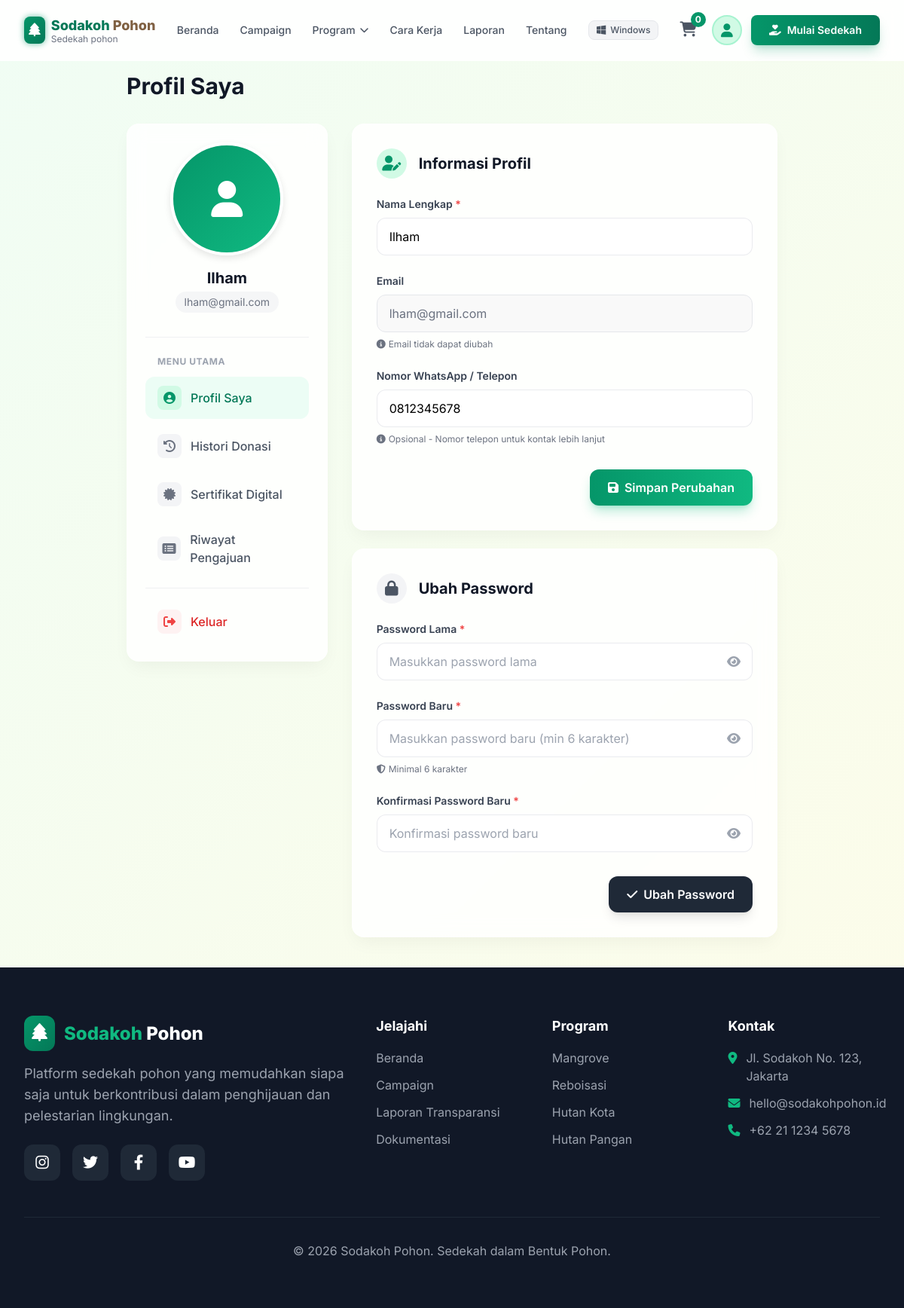
/users/profile.php (signed in), run on the app's committed database.
### tables this page shows
CREATE TABLE `users` (
  `id` int(11) NOT NULL,
  `name` varchar(255) NOT NULL,
  `email` varchar(255) NOT NULL,
  `password` varchar(255) NOT NULL,
  `phone` varchar(20) DEFAULT NULL,
  `avatar` varchar(255) DEFAULT NULL,
  `role` enum('user','admin') DEFAULT 'user',
  `created_at` datetime DEFAULT NULL,
  `updated_at` datetime DEFAULT NULL,
  `last_login` datetime DEFAULT NULL
);

### users/profile.php (the view, shortened to what this page needs)
<?php
$user_id = $_SESSION['user_id'] ?? null;
$user_name = $_SESSION['user_name'] ?? 'User';
$user_email = $_SESSION['user_email'] ?? '';
$user_phone = $_SESSION['user_phone'] ?? '';
$user_avatar = $_SESSION['user_avatar'] ?? null;
if ($user_id) {
    $conn = getDB();
    $result = $conn->query("SELECT name, email, phone, avatar FROM users WHERE id = {$user_id} LIMIT 1");
    if ($result && $result->num_rows > 0) {
        $user = $result->fetch_assoc();
        $user_name = $user['name'];
        $user_email = $user['email'];
        $user_phone = $user['phone'] ?? '';
        $user_avatar = $user['avatar'] ?? null;
    }
}
?>
<!DOCTYPE html>
<html lang="id">
<head>
    <script src="https://cdn.tailwindcss.com"></script>
    <link rel="stylesheet" href="https://cdnjs.cloudflare.com/ajax/libs/font-awesome/6.4.0/css/all.min.css">
</head>
<body class="antialiased">
    <?php include '../includes/header.php'; ?>
    <div class="pt-24 max-w-4xl mx-auto px-4 py-10">
        <h1 class="text-3xl font-bold text-gray-900 mb-8">Profil Saya</h1>
        <div class="grid grid-cols-1 lg:grid-cols-3 gap-8">
            <div class="lg:col-span-1">
                <div class="glass-card rounded-2xl p-6 sticky top-24 animate-fade-in" style="animation-delay: 0.1s; opacity: 0;">
                    <div class="text-center">
                        <div class="relative inline-block mb-4 group cursor-pointer" onclick="document.getElementById('avatarInput').click()">
                            <?php if ($user_avatar && file_exists('../' . $user_avatar)): ?>
                                <img src="../<?php echo htmlspecialchars($user_avatar); ?>" alt="Avatar" class="avatar-preview mx-auto transition duration-300 group-hover:brightness-90">
                            <?php else: ?>
                                <div class="avatar-placeholder mx-auto transition duration-300 group-hover:brightness-90">
                                    <i class="fas fa-user"></i>
                                </div>
                            <?php endif; ?>
                        </div>
                        <h2 class="text-xl font-bold text-gray-900 mb-1"><?php echo htmlspecialchars($user_name); ?></h2>
                        <p class="text-sm text-gray-500 break-all bg-gray-100/80 rounded-full px-3 py-1 inline-block"><?php echo htmlspecialchars($user_email); ?></p>
                        <div class="mt-8 pt-6 border-t border-gray-200/60 text-left space-y-2">
                            <h3 class="text-xs font-bold text-gray-400 uppercase tracking-wider mb-3 px-4">Menu Utama</h3>
                            <a href="profile.php" class="flex items-center px-4 py-3 bg-primary-50 text-primary-700 rounded-xl transition font-medium group">
                                <div class="w-8 h-8 rounded-lg bg-primary-100 text-primary-600 flex items-center justify-center mr-3 group-hover:scale-110 transition-transform">
                                    <i class="fas fa-user-circle"></i>
                                </div>
                                Profil Saya
                            </a>
                            <a href="riwayat.php" class="flex items-center px-4 py-3 text-gray-600 hover:bg-gray-50 hover:text-primary-600 rounded-xl transition font-medium group">
                                <div class="w-8 h-8 rounded-lg bg-gray-100 text-gray-500 group-hover:bg-primary-50 group-hover:text-primary-600 flex items-center justify-center mr-3 group-hover:scale-110 transition-transform">
                                    <i class="fas fa-history"></i>
                                </div>
                                Histori Donasi
                            </a>
                            <a href="sertifikat.php" class="flex items-center px-4 py-3 text-gray-600 hover:bg-gray-50 hover:text-primary-600 rounded-xl transition font-medium group">
                                <div class="w-8 h-8 rounded-lg bg-gray-100 text-gray-500 group-hover:bg-primary-50 group-hover:text-primary-600 flex items-center justify-center mr-3 group-hover:scale-110 transition-transform">
                                    <i class="fas fa-certificate"></i>
                                </div>
                                Sertifikat Digital
                            </a>
                            <a href="riwayat-pengajuan.php" class="flex items-center px-4 py-3 text-gray-600 hover:bg-gray-50 hover:text-primary-600 rounded-xl transition font-medium group">
                                <div class="w-8 h-8 rounded-lg bg-gray-100 text-gray-500 group-hover:bg-primary-50 group-hover:text-primary-600 flex items-center justify-center mr-3 group-hover:scale-110 transition-transform">
                                    <i class="fas fa-list-alt"></i>
                                </div>
                                Riwayat Pengajuan
                            </a>
                        </div>
                        <div class="mt-4 pt-4 border-t border-gray-200/60">
                            <a href="../auth.php?action=logout" class="flex items-center px-4 py-3 text-red-600 hover:bg-red-50 rounded-xl transition font-medium group">
                                <div class="w-8 h-8 rounded-lg bg-red-50 text-red-500 group-hover:bg-red-100 flex items-center justify-center mr-3 group-hover:scale-110 transition-transform">
                                    <i class="fas fa-sign-out-alt"></i>
                                </div>
                                Keluar
                            </a>
                        </div>
                    </div>
                </div>
            </div>
            <div class="lg:col-span-2 space-y-6">
                <div class="glass-card rounded-2xl p-6 md:p-8 animate-fade-in hover:-translate-y-1 transition-transform duration-300" style="animation-delay: 0.2s; opacity: 0;">
                    <h2 class="text-xl font-bold text-gray-900 mb-6 flex items-center">
                        <span class="w-10 h-10 rounded-full bg-primary-100 text-primary-600 flex items-center justify-center mr-4">
                            <i class="fas fa-user-edit"></i>
                        </span>
                        Informasi Profil
                    </h2>
                    <form action="./actions/update_profile.php" method="POST">
                        <div class="space-y-6">
                            <div>
                                <label class="block text-sm font-semibold text-gray-700 mb-2">Nama Lengkap <span class="text-red-500">*</span></label>
                                <input type="text" name="name" value="<?php echo htmlspecialchars($user_name); ?>" required class="w-full px-4 py-3 glass-input rounded-xl outline-none transition" placeholder="Masukkan nama lengkap">
                            </div>
                            <div>
                                <label class="block text-sm font-semibold text-gray-700 mb-2">Email</label>
                                <input type="email" value="<?php echo htmlspecialchars($user_email); ?>" readonly class="w-full px-4 py-3 bg-gray-100/50 border border-gray-200 rounded-xl cursor-not-allowed text-gray-500">
                                <p class="text-xs text-gray-500 mt-2 flex items-center"><i class="fas fa-info-circle mr-1"></i> Email tidak dapat diubah</p>
                            </div>
                            <div>
                                <label class="block text-sm font-semibold text-gray-700 mb-2">Nomor WhatsApp / Telepon</label>
                                <input type="text" name="phone" value="<?php echo htmlspecialchars($user_phone); ?>" class="w-full px-4 py-3 glass-input rounded-xl outline-none transition" placeholder="081234567890">
                                <p class="text-xs text-gray-500 mt-2 flex items-center"><i class="fas fa-info-circle mr-1"></i> Opsional - Nomor telepon untuk kontak lebih lanjut</p>
                            </div>
                        </div>
                        <div class="mt-8 flex justify-end">
                            <button type="submit" class="px-6 py-3 bg-gradient-to-r from-primary-600 to-primary-500 text-white font-semibold rounded-xl hover:from-primary-700 hover:to-primary-600 transition shadow-lg shadow-primary-500/30 inline-flex items-center transform hover:scale-105 duration-200">
                                <i class="fas fa-save mr-2"></i>Simpan Perubahan
                            </button>
                        </div>
                    </form>
                </div>
                <div class="glass-card rounded-2xl p-6 md:p-8 animate-fade-in hover:-translate-y-1 transition-transform duration-300" id="change-password" style="animation-delay: 0.4s; opacity: 0;">
                    <h2 class="text-xl font-bold text-gray-900 mb-6 flex items-center">
                        <span class="w-10 h-10 rounded-full bg-gray-100 text-gray-600 flex items-center justify-center mr-4">
                            <i class="fas fa-lock"></i>
                        </span>
                        Ubah Password
                    </h2>
                    <form action="./actions/change_password.php" method="POST">
                        <div class="space-y-6">
                            <div>
                                <label class="block text-sm font-semibold text-gray-700 mb-2">Password Lama <span class="text-red-500">*</span></label>
                                <div class="relative">
                                    <input type="password" name="old_password" required class="w-full px-4 py-3 glass-input rounded-xl outline-none transition pr-12" placeholder="Masukkan password lama">
                                    <button type="button" class="absolute right-4 top-1/2 transform -translate-y-1/2 text-gray-400 hover:text-gray-600 toggle-password" data-target="0">
                                        <i class="fas fa-eye"></i>
                                    </button>
                                </div>
                            </div>
                            <div>
                                <label class="block text-sm font-semibold text-gray-700 mb-2">Password Baru <span class="text-red-500">*</span></label>
                                <div class="relative">
                                    <input type="password" name="new_password" required class="w-full px-4 py-3 glass-input rounded-xl outline-none transition pr-12" placeholder="Masukkan password baru (min 6 karakter)">
                                    <button type="button" class="absolute right-4 top-1/2 transform -translate-y-1/2 text-gray-400 hover:text-gray-600 toggle-password" data-target="1">
                                        <i class="fas fa-eye"></i>
                                    </button>
                                </div>
                                <p class="text-xs text-gray-500 mt-2 flex items-center"><i class="fas fa-shield-alt mr-1"></i> Minimal 6 karakter</p>
                            </div>
                            <div>
                                <label class="block text-sm font-semibold text-gray-700 mb-2">Konfirmasi Password Baru <span class="text-red-500">*</span></label>
                                <div class="relative">
                                    <input type="password" name="confirm_password" required class="w-full px-4 py-3 glass-input rounded-xl outline-none transition pr-12" placeholder="Konfirmasi password baru">
                                    <button type="button" class="absolute right-4 top-1/2 transform -translate-y-1/2 text-gray-400 hover:text-gray-600 toggle-password" data-target="2">
                                        <i class="fas fa-eye"></i>
                                    </button>
                                </div>
                            </div>
                        </div>
                        <div class="mt-8 flex justify-end">
                            <button type="submit" class="px-6 py-3 bg-gray-800 text-white font-semibold rounded-xl hover:bg-gray-900 transition shadow-lg inline-flex items-center transform hover:scale-105 duration-200">
                                <i class="fas fa-check mr-2"></i>Ubah Password
                            </button>
                        </div>
                    </form>
                </div>
            </div>
        </div>
    </div>
    <?php include '../includes/footer.php'; ?>
</body>
</html>

### users/profile.php (style rules this page uses)
body { font-family: 'Inter', sans-serif; background: linear-gradient(135deg, #f0fdf4 0%, #fefce8 100%); min-height: 100vh; }
.glass-card { background: rgba(255, 255, 255, 0.85); backdrop-filter: blur(12px); -webkit-backdrop-filter: blur(12px); border: 1px solid rgba(255, 255, 255, 0.5); box-shadow: 0 10px 25px -5px rgba(0, 0, 0, 0.05), 0 8px 10px -6px rgba(0, 0, 0, 0.01); }
.avatar-placeholder { width: 150px; height: 150px; border-radius: 50%; background: linear-gradient(135deg, #059669 0%, #10b981 100%); display: flex; align-items: center; justify-content: center; color: white; font-size: 48px; border: 4px solid white; box-shadow: 0 4px 10px rgba(0,0,0,0.1); }
.animate-fade-in { animation: fadeIn 0.4s cubic-bezier(0.4, 0, 0.2, 1) forwards; }
.glass-input { background: rgba(255, 255, 255, 0.7); border: 1px solid rgba(229, 231, 235, 0.8); backdrop-filter: blur(4px); }

### includes/header.php (style rules this page uses)
body { font-family: 'Inter', sans-serif; background-color: #faf7f2; }

### data on the page
users: name "Ilham", email "lham@gmail.com", phone "0812345678"

### other printed values
$current_os "Windows"
$_cart_count "0"
